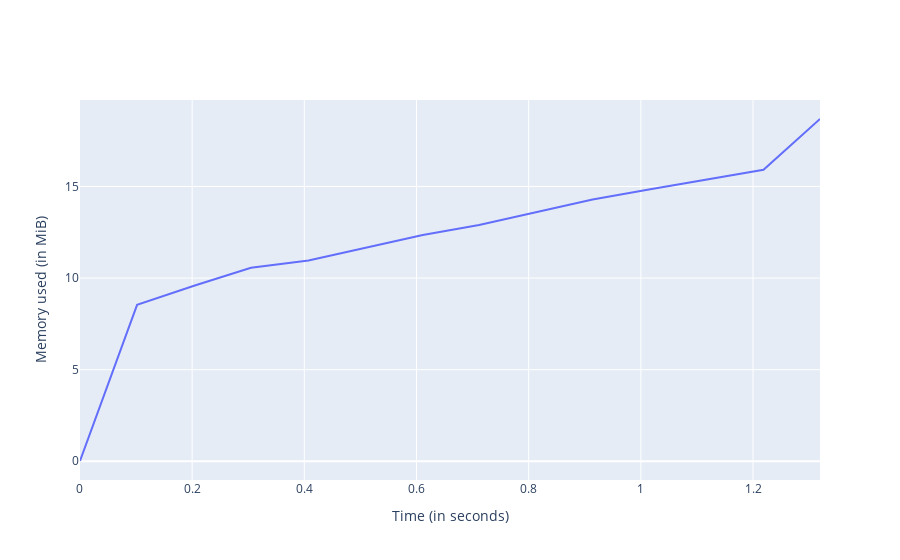

The notebook cell this image was saved under:
### Markdown cell above
Let's see how much memory this is using:

### Code cell
%mprof_plot reduc_mem

### Figure 1 — Plotly figure (JSON) as saved in the notebook; plotly's stock layout.template omitted (floating-point values rounded to 4 significant figures)
{"data": [{"mode": "lines", "name": "reduc_mem", "type": "scatter", "x": [0.0001268, 0.1019, 0.2048, 0.305, 0.4075, 0.5078, 0.6112, 0.7116, 0.812, 0.914, 1.017, 1.118, 1.219, 1.319], "y": [0.01562, 8.539, 9.598, 10.56, 10.96, 11.64, 12.35, 12.89, 13.57, 14.29, 14.85, 15.36, 15.91, 18.68]}], "layout": {"xaxis": {"title": {"text": "Time (in seconds)"}}, "yaxis": {"title": {"text": "Memory used (in MiB)"}}}}
